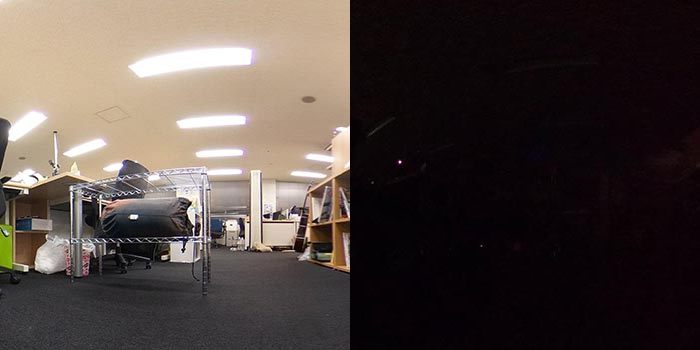
#> input picture dataset/CombinatedImages/DN1_combinated/005.jpg, 700 x 350 px, given as the content of the folder ./DN1, which was not available
$ python combine.py
#> lines starting #> are read from the running program, lines starting #| are printed output that depends on the picture
'''Based on combine_A_and_B.py from
https://github.com/phillipi/pix2pix/blob/master/scripts/combine_A_and_B.py
'''

import os
import numpy as np
import argparse
import cv2

parser = argparse.ArgumentParser('create image pairs')
parser.add_argument('--fold_A', dest='fold_A', help='input directory for image A', type=str, default='.\\DN1')
parser.add_argument('--fold_B', dest='fold_B', help='input directory for image B', type=str, default='.\\DN1')
parser.add_argument('--fold_AB', dest='fold_AB', help='output directory', type=str, default='./Output')
parser.add_argument('--num_imgs', dest='num_imgs', help='number of images',type=int, default=116)
parser.add_argument('--use_AB', dest='use_AB', help='if true: (0001_A, 0001_B) to (0001_AB)',action='store_true')
args = parser.parse_args()

for arg in vars(args):
    print('[%s] = ' % arg,  getattr(args, arg))


#img_fold_A = '.\\DN1\\Day'
#img_fold_B = '.\\DN1\\Night'

img_fold_A = args.fold_A
img_fold_B = args.fold_B

print("Path B = ")
print(img_fold_B)

img_list = os.listdir(img_fold_A)

if args.use_AB:
    img_list = [img_path for img_path in img_list if '_A.' in img_path]

num_imgs = min(args.num_imgs, len(img_list))

#print('split = %s, use %d/%d images' % (sp, num_imgs, len(img_list)))

img_fold_AB = args.fold_AB

if not os.path.isdir(img_fold_AB):
    os.makedirs(img_fold_AB)

#print('split = %s, number of images = %d' % (sp, num_imgs))

for n in range(num_imgs):
    name_A = img_list[n]
    path_A = os.path.join(img_fold_A, name_A)


    if args.use_AB:
        name_B = name_A.replace('_A.', '_B.')

    else:
        name_B = name_A

    path_B = os.path.join(img_fold_B, name_B)

    #print("#######PAAAAAAAAATH A = ")
    #print(os.path.isfile(path_A))

    if os.path.isfile(path_A) and os.path.isfile(path_B):

        name_AB = name_A


        if args.use_AB:
            name_AB = name_AB.replace('_A.', '.') # remove _A
        path_AB = os.path.join(img_fold_AB, name_AB)
        im_A = cv2.imread(path_A, cv2.IMREAD_COLOR)
#> im_A is the input picture: shape (350, 700, 3); mean B, G, R 64.5, 69.1, 79.8
        im_B = cv2.imread(path_B, cv2.IMREAD_COLOR)
        im_AB = np.concatenate([im_A, im_B], 1)
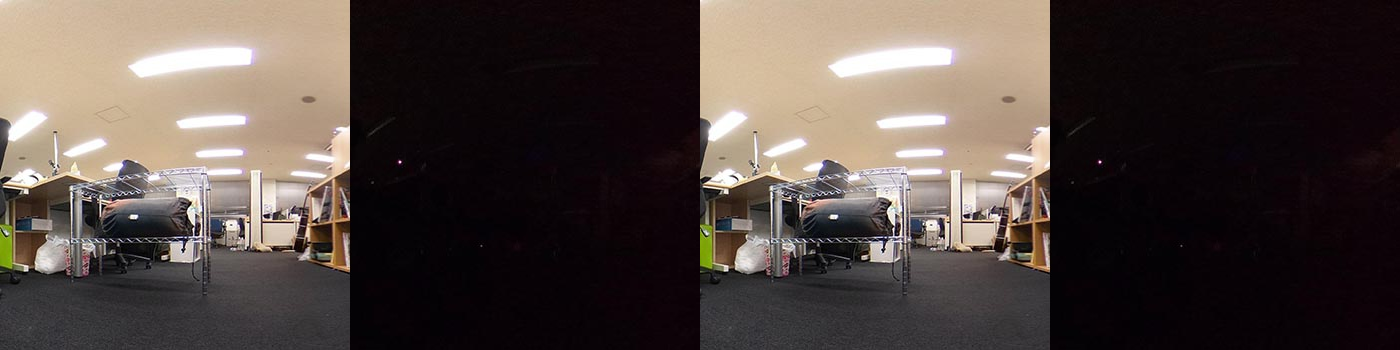
#> im_AB: shape (350, 1400, 3); mean B, G, R 64.5, 69.1, 79.8
        cv2.imwrite(path_AB, im_AB)

$ run again, on dataset/CombinatedImages/DN2_combinated/014.jpg
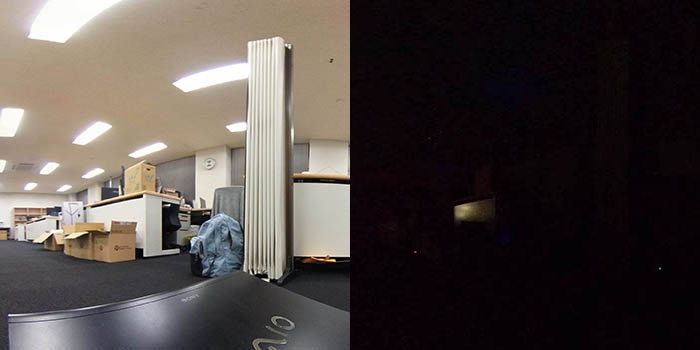
#> input picture dataset/CombinatedImages/DN2_combinated/014.jpg, 700 x 350 px, given as the content of the folder ./DN1, which was not available
#> im_A is the input picture: shape (350, 700, 3); mean B, G, R 67, 70.5, 78.1
#> `im_AB = np.concatenate([im_A, im_B], 1)`:
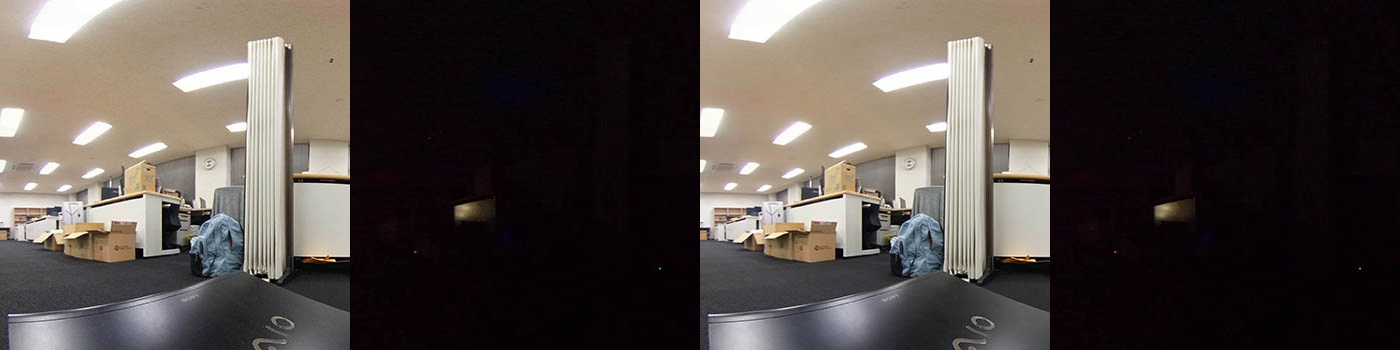
#> im_AB: shape (350, 1400, 3); mean B, G, R 67, 70.5, 78.1

$ run again, on dataset/CombinatedImages/DN2_combinated/018.jpg
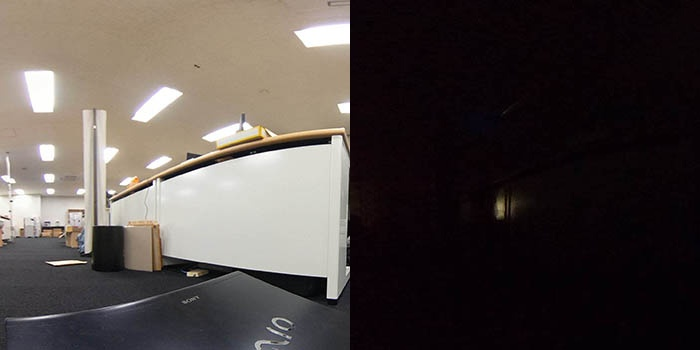
#> input picture dataset/CombinatedImages/DN2_combinated/018.jpg, 700 x 350 px, given as the content of the folder ./DN1, which was not available
#> im_A is the input picture: shape (350, 700, 3); mean B, G, R 68.5, 71.8, 79.3
#> `im_AB = np.concatenate([im_A, im_B], 1)`:
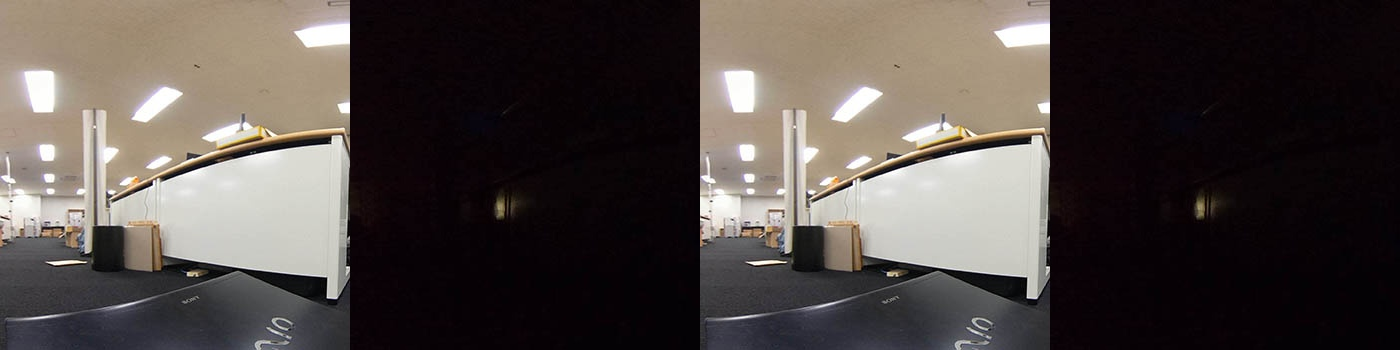
#> im_AB: shape (350, 1400, 3); mean B, G, R 68.5, 71.8, 79.3

$ run again, on dataset/CombinatedImages/DN3_combinated/000.jpg
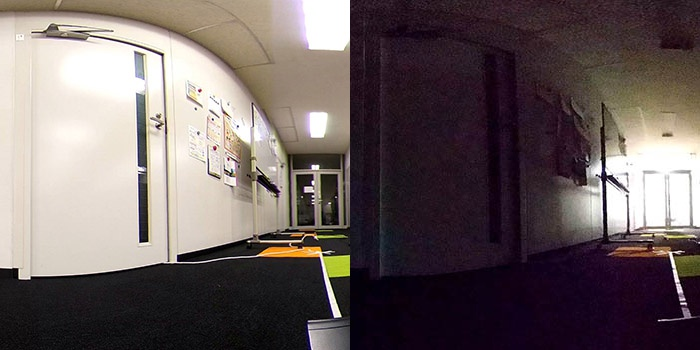
#> input picture dataset/CombinatedImages/DN3_combinated/000.jpg, 700 x 350 px, given as the content of the folder ./DN1, which was not available
#> im_A is the input picture: shape (350, 700, 3); mean B, G, R 95.2, 95.5, 107.1
#> `im_AB = np.concatenate([im_A, im_B], 1)`:
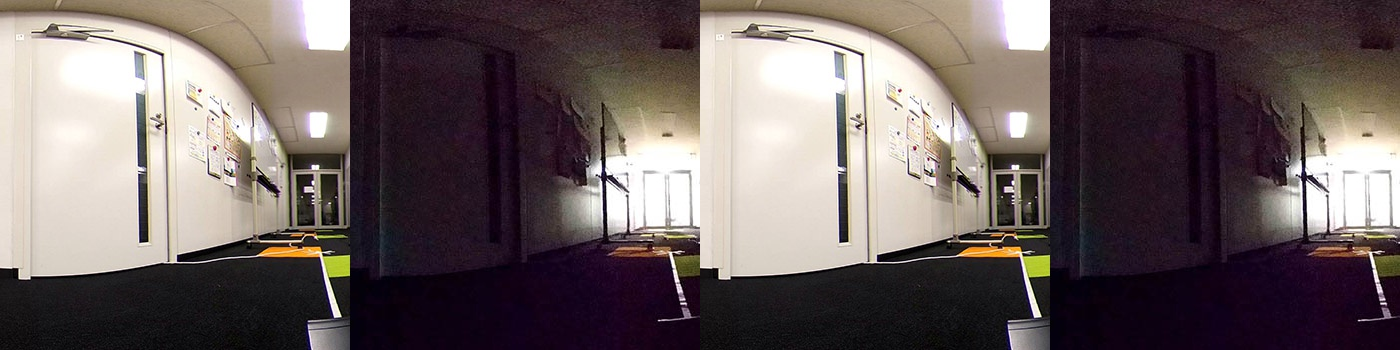
#> im_AB: shape (350, 1400, 3); mean B, G, R 95.2, 95.5, 107.1
